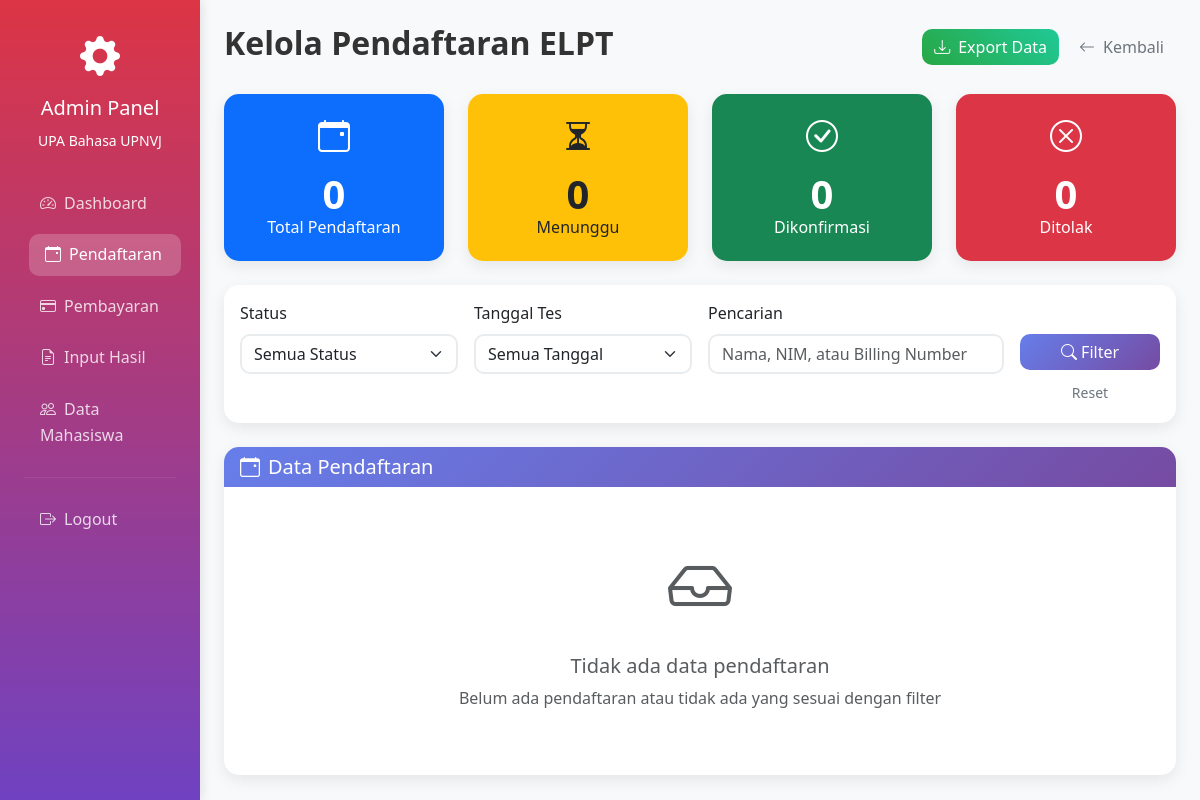
The app's page /admin/registrations.php (signed in), older data.
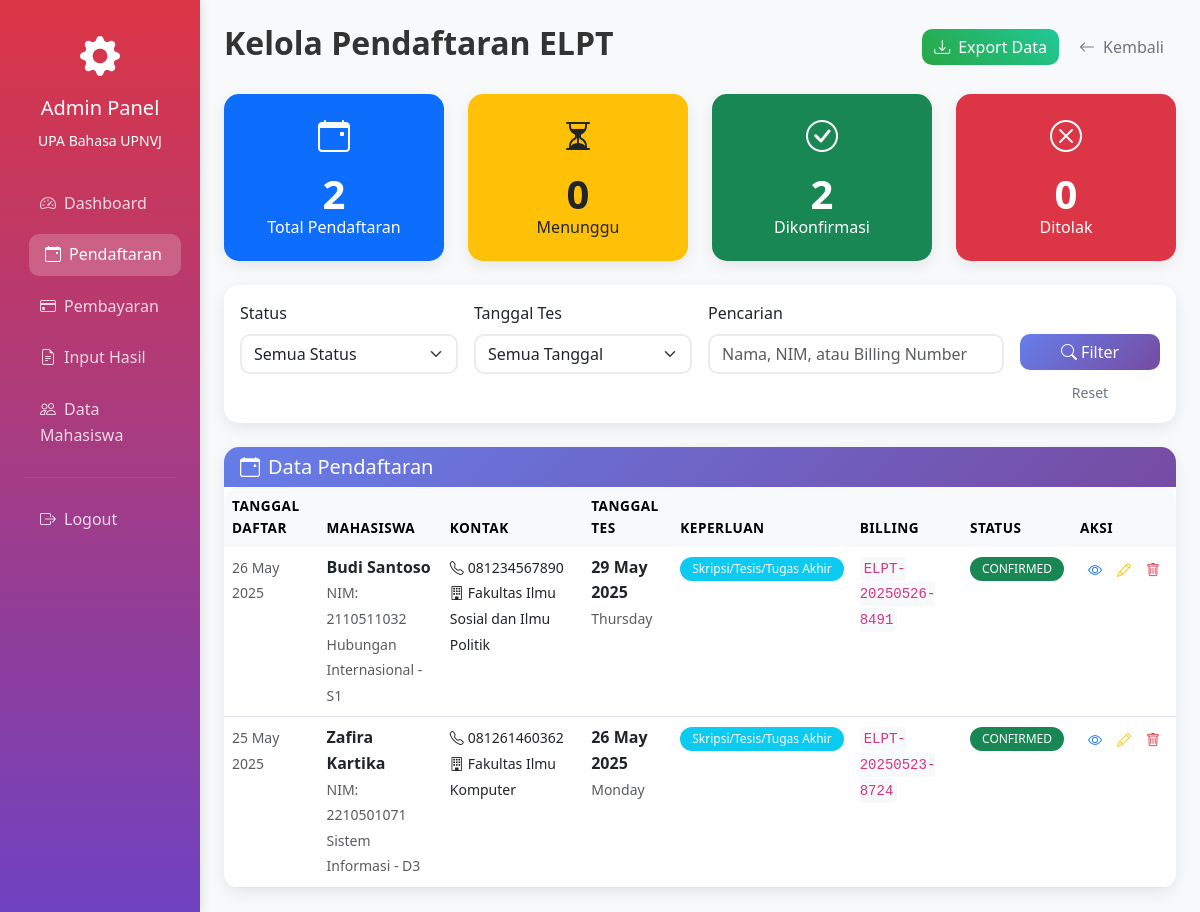
The same page, newer data.
### tables this page shows
CREATE TABLE `elpt_registrations` (
  `id` int(11) NOT NULL,
  `user_id` int(11) NOT NULL,
  `test_date` date NOT NULL,
  `purpose` varchar(100) NOT NULL,
  `payment_status` enum('pending','confirmed','rejected') DEFAULT 'pending',
  `billing_number` varchar(50) DEFAULT NULL,
  `created_at` timestamp NOT NULL DEFAULT current_timestamp(),
  `updated_at` timestamp NOT NULL DEFAULT current_timestamp() ON UPDATE current_timestamp()
);

CREATE TABLE `users` (
  `id` int(11) NOT NULL,
  `name` varchar(255) NOT NULL,
  `email` varchar(255) NOT NULL,
  `password` varchar(255) NOT NULL,
  `nim` varchar(10) DEFAULT NULL,
  `role` enum('admin','student') NOT NULL DEFAULT 'student',
  `program` varchar(100) DEFAULT NULL,
  `faculty` varchar(100) DEFAULT NULL,
  `level` enum('D3','S1','S2','S3') DEFAULT NULL,
  `no_telpon` varchar(20) DEFAULT NULL,
  `is_active` tinyint(1) DEFAULT 1,
  `created_at` timestamp NOT NULL DEFAULT current_timestamp(),
  `updated_at` timestamp NOT NULL DEFAULT current_timestamp() ON UPDATE current_timestamp()
);

### config/database.php (called while the page is built, shortened)
<?php
function formatDate($date) {
    return date('d F Y', strtotime($date));
}
?>

### admin/registrations.php (the view, shortened to what the changed rows need)
<?php
require_once '../config/database.php';
$sql = "
    SELECT r.*, u.name, u.nim, u.no_telpon, u.program, u.faculty, u.level
    FROM elpt_registrations r
    JOIN users u ON r.user_id = u.id
    WHERE 1=1
";
$params = [];
$sql .= " ORDER BY r.created_at DESC";
$stmt = $pdo->prepare($sql);
$stmt->execute($params);
$registrations = $stmt->fetchAll();
$stats = [];
$stmt = $pdo->query("SELECT payment_status, COUNT(*) as count FROM elpt_registrations GROUP BY payment_status");
while ($row = $stmt->fetch()) {
    $stats[$row['payment_status']] = $row['count'];
}
?>
<!DOCTYPE html>
<html lang="id">
<head>
    <link href="https://cdn.jsdelivr.net/npm/bootstrap@5.3.0/dist/css/bootstrap.min.css" rel="stylesheet">
    <link href="https://cdn.jsdelivr.net/npm/bootstrap-icons@1.10.0/font/bootstrap-icons.css" rel="stylesheet">
    <link href="https://cdn.datatables.net/1.11.5/css/dataTables.bootstrap5.min.css" rel="stylesheet">
    <link href="../assets/css/custom.css" rel="stylesheet">
    <link href="../assets/css/admin.css" rel="stylesheet">
</head>
<body class="bg-light">
    <div class="container-fluid">
        <div class="row">
            <div class="col-md-9 col-lg-10 p-4">
                <div class="d-flex justify-content-between align-items-center mb-4">
                    <h2 class="fw-bold">Kelola Pendaftaran ELPT</h2>
                </div>
                <div class="row g-4 mb-4">
                    <div class="col-md-3">
                        <div class="card text-center bg-primary text-white">
                            <div class="card-body">
                                <i class="bi bi-calendar-event" style="font-size: 2rem;"></i>
                                <div class="display-6 fw-bold mt-2"><?= array_sum($stats) ?></div>
                                <h6>Total Pendaftaran</h6>
                            </div>
                        </div>
                    </div>
                    <div class="col-md-3">
                        <div class="card text-center bg-success text-white">
                            <div class="card-body">
                                <i class="bi bi-check-circle" style="font-size: 2rem;"></i>
                                <div class="display-6 fw-bold mt-2"><?= $stats['confirmed'] ?? 0 ?></div>
                                <h6>Dikonfirmasi</h6>
                            </div>
                        </div>
                    </div>
                </div>
                <div class="card">
                    <div class="card-body p-0">
                        <?php if (empty($registrations)): ?>
                            <div class="text-center py-5">
                                <i class="bi bi-inbox text-muted" style="font-size: 4rem;"></i>
                                <h5 class="text-muted mt-3">Tidak ada data pendaftaran</h5>
                                <p class="text-muted">Belum ada pendaftaran atau tidak ada yang sesuai dengan filter</p>
                            </div>
                        <?php else: ?>
                            <div class="table-responsive">
                                <table class="table table-hover mb-0 data-table">
                                    <thead class="table-light">
                                        <tr>
                                            <th>Tanggal Daftar</th>
                                            <th>Mahasiswa</th>
                                            <th>Kontak</th>
                                            <th>Tanggal Tes</th>
                                            <th>Keperluan</th>
                                            <th>Billing</th>
                                            <th>Status</th>
                                            <th>Aksi</th>
                                        </tr>
                                    </thead>
                                    <tbody>
                                        <?php foreach ($registrations as $reg): ?>
                                            <tr>
                                                <td>
                                                    <small class="text-muted">
                                                        <?= formatDate($reg['created_at']) ?>
                                                    </small>
                                                </td>
                                                <td>
                                                    <div>
                                                        <strong><?= htmlspecialchars($reg['name']) ?></strong><br>
                                                        <small class="text-muted">
                                                            NIM: <?= htmlspecialchars($reg['nim']) ?><br>
                                                            <?= htmlspecialchars($reg['program']) ?> - <?= htmlspecialchars($reg['level']) ?>
                                                        </small>
                                                    </div>
                                                </td>
                                                <td>
                                                    <small>
                                                        <i class="bi bi-telephone me-1"></i><?= htmlspecialchars($reg['no_telpon'] ?? 'N/A') ?><br>
                                                        <i class="bi bi-building me-1"></i><?= htmlspecialchars($reg['faculty']) ?>
                                                    </small>
                                                </td>
                                                <td>
                                                    <strong><?= formatDate($reg['test_date']) ?></strong><br>
                                                    <small class="text-muted"><?= date('l', strtotime($reg['test_date'])) ?></small>
                                                </td>
                                                <td>
                                                    <span class="badge bg-info"><?= htmlspecialchars($reg['purpose']) ?></span>
                                                </td>
                                                <td>
                                                    <code class="bg-light p-1 rounded"><?= htmlspecialchars($reg['billing_number']) ?></code>
                                                </td>
                                                <td>
                                                    <span class="badge <?=
                                                        $reg['payment_status'] === 'confirmed' ? 'bg-success' :
                                                        ($reg['payment_status'] === 'rejected' ? 'bg-danger' : 'bg-warning text-dark')
                                                    ?>">
                                                        <?= strtoupper($reg['payment_status']) ?>
                                                    </span>
                                                </td>
                                                <td>
                                                    <div class="btn-group btn-group-sm">
                                                        <button class="btn btn-outline-primary"
                                                                data-bs-toggle="modal"
                                                                data-bs-target="#detailModal"
                                                                data-registration='<?= json_encode($reg) ?>'>
                                                            <i class="bi bi-eye"></i>
                                                        </button>
                                                        <button class="btn btn-outline-warning"
                                                                data-bs-toggle="modal"
                                                                data-bs-target="#editModal"
                                                                data-registration='<?= json_encode($reg) ?>'>
                                                            <i class="bi bi-pencil"></i>
                                                        </button>
                                                        <a href="?delete=<?= $reg['id'] ?>"
                                                           class="btn btn-outline-danger confirm-action"
                                                           data-message="Hapus pendaftaran ini?">
                                                            <i class="bi bi-trash"></i>
                                                        </a>
                                                    </div>
                                                </td>
                                            </tr>
                                        <?php endforeach; ?>
                                    </tbody>
                                </table>
                            </div>
                        <?php endif; ?>
                    </div>
                </div>
            </div>
        </div>
    </div>
</body>
</html>

Row changes from the older to the newer data that the page shows:
added elpt_registrations: created_at "26 May 2025", user.name "Budi Santoso", user.nim "2110511032", user.program "Hubungan Internasional", user.level "S1", user.no_telpon "081234567890", user.faculty "Fakultas Ilmu Sosial dan Ilmu Politik", test_date "29 May 2025", test_date "Thursday", purpose "Skripsi/Tesis/Tugas Akhir", billing_number "ELPT-20250526-8491", payment_status "CONFIRMED"
added elpt_registrations: created_at "25 May 2025", user.name "Zafira Kartika", user.nim "2210501071", user.program "Sistem Informasi", user.level "D3", user.no_telpon "081261460362", user.faculty "Fakultas Ilmu Komputer", test_date "26 May 2025", test_date "Monday", purpose "Skripsi/Tesis/Tugas Akhir", billing_number "ELPT-20250523-8724", payment_status "CONFIRMED"
Text that changed along with them:
array_sum($stats): "0" → "2"
$stats['confirmed']: "0" → "2"
text no longer shown: "Tidak ada data pendaftaran Belum ada pendaftaran atau tidak ada yang sesuai dengan filter"
text now shown: "TANGGAL DAFTAR MAHASISWA KONTAK TANGGAL TES KEPERLUAN BILLING STATUS AKSI"
